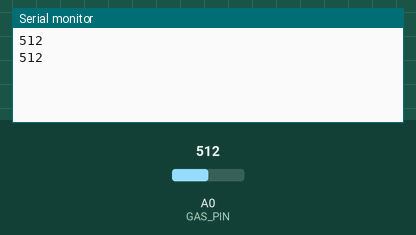
A sketch run on a simulated Arduino Uno, built with avr-gcc and run on an emulated ATmega328P. On the bench: the last lines printed to the serial monitor. The inputs (shaded band) are chosen by the test bench; at power-on: A0 (GAS_PIN) = 512.

Above: at 2.3 s.
2.4 s: A0 (GAS_PIN) set to 660
At 3.9 s:
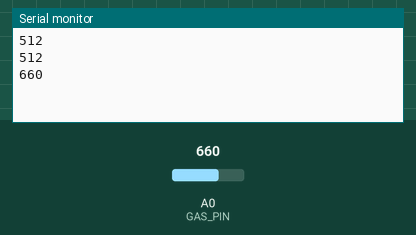
4.5 s: A0 (GAS_PIN) set to 640
At 5.1 s:
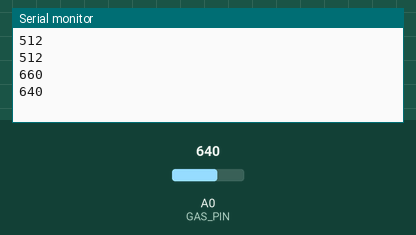
Timing chart, 0 to 7.5 s (numbered marks = the images above; inputs shaded):
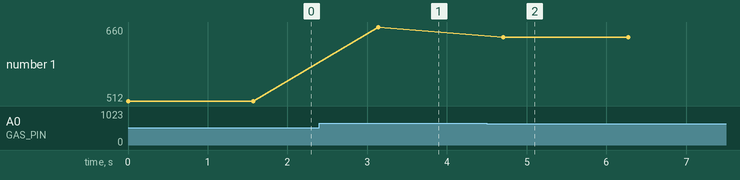

Measured:
- after the input at 2.4 s, the serial monitor: prints a new line after 0.74 s (image 1)
- after the input at 4.5 s, the serial monitor: prints a new line after 0.21 s (image 2)
- plotted number 1: 512 → 660 after the input at 2.4 s, 660 → 640 after the input at 4.5 s

The sketch:

send.ino
```cpp
#include <IRremote.h>

const int GAS_PIN = A0;
int GAS_value;

#define IR_SEND_PIN 3
IRsend irsend(IR_SEND_PIN);
uint32_t NEC_command;
uint32_t noRepeats = 1;

void setup() {
  Serial.begin(9600);
}
void loop() {
  GAS_value = analogRead(GAS_PIN);
  Serial.println(GAS_value);
  if (GAS_value >= 650) {
    NEC_command = 0x1A;
  } else {
    NEC_command = 0x1B;
  }

  irsend.sendNEC(0x00, NEC_command, noRepeats);
  delay(1500);
}
```
